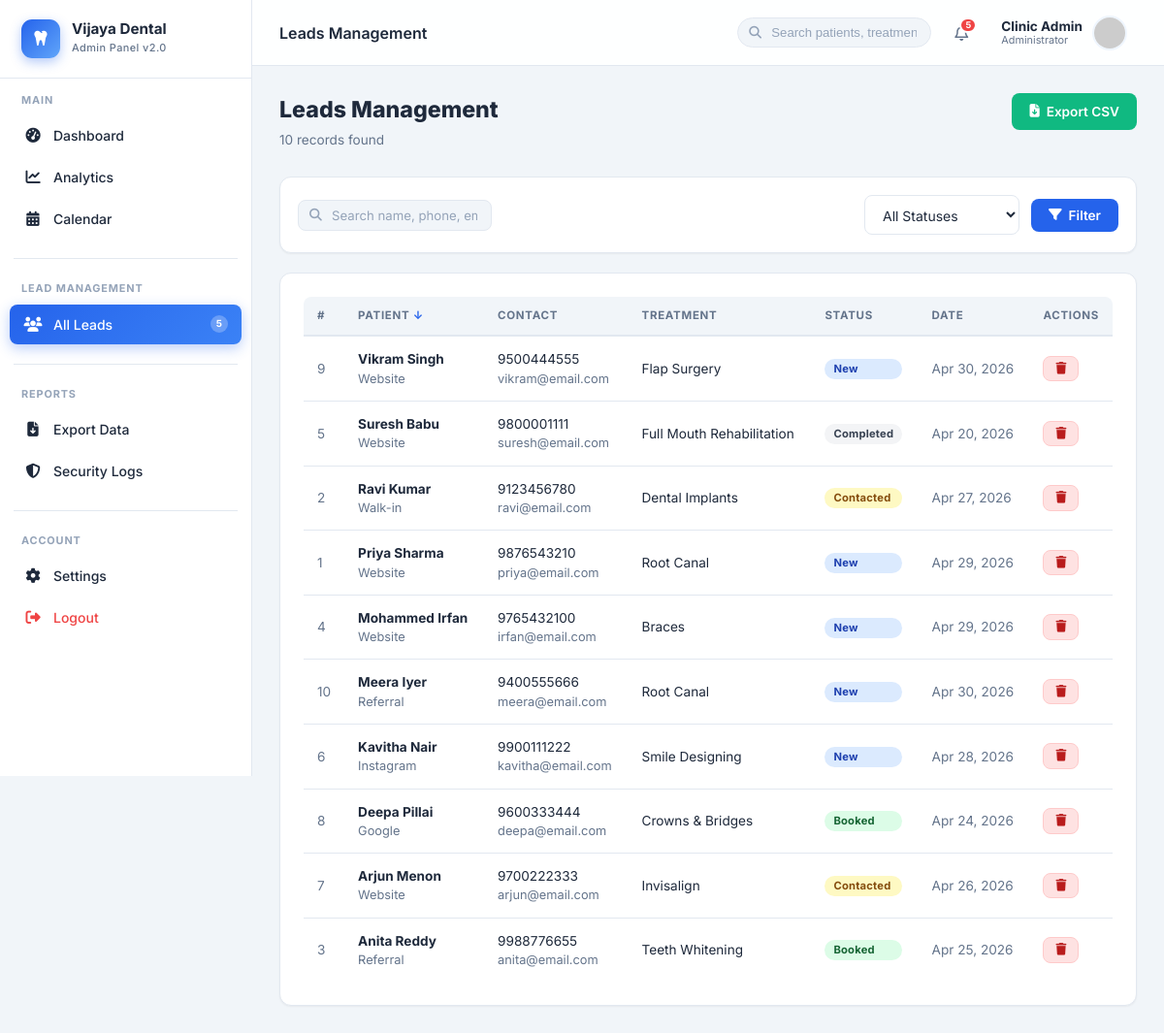
The page /leads.php?sort=name&order=desc (signed in) on the database its author committed.
### tables this page shows
CREATE TABLE IF NOT EXISTS leads (
    id                 INT AUTO_INCREMENT PRIMARY KEY,
    name               VARCHAR(100) NOT NULL,
    email              VARCHAR(100) DEFAULT '',
    phone              VARCHAR(20)  NOT NULL,
    treatment_interest VARCHAR(100) DEFAULT '',
    message            TEXT,
    status             ENUM('New','Contacted','Booked','Completed') DEFAULT 'New',
    source             VARCHAR(50)  DEFAULT 'Website',
    created_at         TIMESTAMP    DEFAULT CURRENT_TIMESTAMP
);

### leads.php (the view, shortened to what this page needs)
<?php
require_once __DIR__ . '/includes/header.php';
require_once __DIR__ . '/includes/sidebar.php';
require_once __DIR__ . '/includes/topbar.php';
$search  = isset($_GET['search'])  ? trim($conn->real_escape_string($_GET['search']))  : '';
$status  = isset($_GET['status'])  ? trim($conn->real_escape_string($_GET['status']))  : '';
$sort    = isset($_GET['sort'])    ? $conn->real_escape_string($_GET['sort'])           : 'created_at';
$order   = (isset($_GET['order']) && $_GET['order']==='asc') ? 'ASC' : 'DESC';
$where  = "WHERE 1=1";
$total_count = (int) $conn->query("SELECT COUNT(*) FROM leads $where")->fetch_row()[0];
$leads_res   = $conn->query("SELECT * FROM leads $where ORDER BY $sort $order");
function sortLink($col, $label, $cur_sort, $cur_order) {
    $next = ($cur_sort===$col && $cur_order==='DESC') ? 'asc' : 'desc';
    $icon = $cur_sort===$col ? ($cur_order==='DESC' ? ' ↓' : ' ↑') : '';
    $qs = http_build_query(array_merge($_GET, ['sort'=>$col,'order'=>$next]));
    return "<a href='leads.php?$qs' style='color:inherit;text-decoration:none;'>$label<span style='color:var(--primary);'>$icon</span></a>";
}
?>
<div class="content-wrapper">
    <div class="page-header">
        <div class="page-header-left">
            <h1 class="page-title">Leads Management</h1>
            <p class="page-subtitle"><?php echo $total_count; ?> records found</p>
        </div>
        <div class="d-flex ai-center gap-8">
            <a href="export.php<?php echo $status ? '?status='.$status : ''; ?>" class="btn btn-success">
                <i class="fas fa-file-arrow-down"></i> Export CSV
            </a>
        </div>
    </div>
    <div class="card" style="margin-bottom:20px;padding:18px;">
        <form method="GET" class="d-flex ai-center flex-wrap gap-8" style="gap:12px;">
            <div class="topbar-search" style="flex:1;min-width:260px;">
                <input type="text" name="search" class="form-control" style="border-radius:8px;"
                       value="<?php echo htmlspecialchars($search); ?>"
                       placeholder="Search name, phone, email, treatment…">
            </div>
            <select name="status" class="form-control" style="width:160px;" onchange="this.form.submit()">
                <option value="">All Statuses</option>
            </select>
            <button type="submit" class="btn btn-primary"><i class="fas fa-filter"></i> Filter</button>
        </form>
    </div>
    <div class="card">
        <div class="table-wrapper">
            <table>
                <thead>
                    <tr>
                        <th style="width:40px;"><?php echo sortLink('id','#',$sort,$order); ?></th>
                        <th><?php echo sortLink('name','Patient',$sort,$order); ?></th>
                        <th>Contact</th>
                        <th><?php echo sortLink('treatment_interest','Treatment',$sort,$order); ?></th>
                        <th><?php echo sortLink('status','Status',$sort,$order); ?></th>
                        <th><?php echo sortLink('created_at','Date',$sort,$order); ?></th>
                        <th style="width:80px;">Actions</th>
                    </tr>
                </thead>
                <tbody>
                    <?php if ($leads_res && $leads_res->num_rows > 0): ?>
                        <?php while ($lead = $leads_res->fetch_assoc()): ?>
                        <tr id="row-<?php echo $lead['id']; ?>">
                            <td class="text-muted"><?php echo $lead['id']; ?></td>
                            <td>
                                <div class="fw-700"><?php echo htmlspecialchars($lead['name']); ?></div>
                                <?php if($lead['source']): ?>
                                    <div class="text-muted text-sm"><?php echo htmlspecialchars($lead['source']); ?></div>
                                <?php endif; ?>
                            </td>
                            <td>
                                <div><?php echo htmlspecialchars($lead['phone']); ?></div>
                                <div class="text-muted text-sm"><?php echo htmlspecialchars($lead['email']); ?></div>
                            </td>
                            <td><?php echo htmlspecialchars($lead['treatment_interest'] ?: '—'); ?></td>
                            <td>
                                <select class="badge badge-<?php echo strtolower($lead['status']); ?>"
                                        id="status-<?php echo $lead['id']; ?>"
                                        onchange="updateStatus(<?php echo $lead['id']; ?>, this.value)"
                                        style="border:none;outline:none;cursor:pointer;font-family:inherit;font-weight:700;font-size:0.7rem;appearance:none;-webkit-appearance:none;">
                                    <?php foreach(['New','Contacted','Booked','Completed'] as $s): ?>
                                        <option value="<?php echo $s; ?>" <?php echo $lead['status']===$s?'selected':''; ?>><?php echo $s; ?></option>
                                    <?php endforeach; ?>
                                </select>
                            </td>
                            <td class="text-muted"><?php echo date('M j, Y', strtotime($lead['created_at'])); ?></td>
                            <td>
                                <button onclick="deleteLead(<?php echo $lead['id']; ?>)" class="btn btn-danger btn-sm" title="Delete">
                                    <i class="fas fa-trash"></i>
                                </button>
                            </td>
                        </tr>
                        <?php endwhile; ?>
                    <?php endif; ?>
                </tbody>
            </table>
        </div>
    </div>
</div>
<?php require_once __DIR__ . '/includes/footer.php'; ?>

### assets/css/style.css (style rules this page uses)
:root { --primary: #2563eb; --primary-dark: #1d4ed8; --primary-light: #eff6ff; --primary-ring: rgba(37, 99, 235, 0.15); --secondary: #10b981; --secondary-dark:#059669; --accent: #f59e0b; --danger: #ef4444; --text-main: #1e293b; --text-muted: #64748b; --text-light: #94a3b8; --bg-main: #f1f5f9; --bg-card: #ffffff; --border: #e2e8f0; --sidebar-w: 260px; --topbar-h: 68px; --shadow-xs: 0 1px 2px rgba(0,0,0,.05); --shadow-sm: 0 2px 8px rgba(0,0,0,.07); --shadow-md: 0 8px 24px rgba(0,0,0,.08); --shadow-lg: 0 16px 48px rgba(0,0,0,.12); --radius-sm: 8px; --radius: 12px; --radius-lg: 16px; --transition: all 0.22s ease; }
*, *::before, *::after { box-sizing: border-box; margin: 0; padding: 0; }
html { scroll-behavior: smooth; }
body { font-family: 'Inter', system-ui, -apple-system, sans-serif; background: var(--bg-main); color: var(--text-main); overflow-x: hidden; font-size: 14px; line-height: 1.5; }
a { text-decoration: none; color: inherit; }
button { font-family: inherit; }
.topbar-search { position: relative; }
.topbar-search input { background: var(--bg-main); border: 1.5px solid var(--border); border-radius: 20px; padding: 7px 14px 7px 34px; font-size: 0.825rem; outline: none; width: 200px; color: var(--text-main); transition: var(--transition); }
.topbar-search input::placeholder { color: var(--text-light); }
.content-wrapper { padding: 28px; animation: fadeUp 0.38s ease; }
.page-header { margin-bottom: 28px; display: flex; align-items: flex-start; justify-content: space-between; gap: 16px; flex-wrap: wrap; }
.page-header-left .page-title { font-size: 1.45rem; font-weight: 800; color: var(--text-main); }
.page-header-left .page-subtitle { font-size: 0.85rem; color: var(--text-muted); margin-top: 3px; }
.card { background: var(--bg-card); border-radius: var(--radius); box-shadow: var(--shadow-xs); border: 1px solid var(--border); padding: 24px; }
.table-wrapper { overflow-x: auto; border-radius: var(--radius-sm); }
table { width: 100%; border-collapse: collapse; font-size: 0.85rem; }
thead th { text-align: left; padding: 11px 14px; background: var(--bg-main); color: var(--text-muted); font-weight: 700; font-size: 0.72rem; text-transform: uppercase; letter-spacing: 0.06em; border-bottom: 2px solid var(--border); white-space: nowrap; }
tbody td { padding: 13px 14px; border-bottom: 1px solid var(--border); vertical-align: middle; transition: background 0.15s; }
tbody tr:last-child td { border-bottom: none; }
.badge { display: inline-flex; align-items: center; padding: 3px 9px; border-radius: 20px; font-size: 0.7rem; font-weight: 700; letter-spacing: 0.02em; white-space: nowrap; }
.badge-new { background: #dbeafe; color: #1e40af; }
.badge-contacted { background: #fef9c3; color: #854d0e; }
.badge-booked { background: #dcfce7; color: #166534; }
.badge-completed { background: #f3f4f6; color: #374151; }
.form-control { width: 100%; padding: 10px 14px; border: 1.5px solid var(--border); border-radius: var(--radius-sm); font-size: 0.875rem; color: var(--text-main); background: #fff; outline: none; transition: var(--transition); font-family: inherit; }
.form-control::placeholder { color: var(--text-light); }
select.form-control { cursor: pointer; }
.btn { display: inline-flex; align-items: center; justify-content: center; gap: 7px; padding: 9px 18px; border-radius: var(--radius-sm); font-weight: 600; font-size: 0.85rem; cursor: pointer; border: none; transition: var(--transition); white-space: nowrap; text-decoration: none; font-family: inherit; }
.btn-primary { background: var(--primary); color: #fff; }
.btn-success { background: var(--secondary); color: #fff; }
.btn-danger { background: #fee2e2; color: #b91c1c; border: 1.5px solid #fecaca; }
.btn-sm { padding: 6px 12px; font-size: 0.78rem; }
.text-muted { color: var(--text-muted); }
.text-sm { font-size: 0.8rem; }
.fw-700 { font-weight: 700; }
.gap-8 { gap: 8px; }
.d-flex { display: flex; }
.ai-center { align-items: center; }
.flex-wrap { flex-wrap: wrap; }

### rows shown on the page
leads: id "9", name "Vikram Singh", source "Website", phone "9500444555", email "vikram@email.com", treatment_interest "Flap Surgery", status+id "New", created_at "Apr 30, 2026"
leads: id "5", name "Suresh Babu", source "Website", phone "9800001111", email "suresh@email.com", treatment_interest "Full Mouth Rehabilitation", status+id "Completed", created_at "Apr 20, 2026"
leads: id "2", name "Ravi Kumar", source "Walk-in", phone "9123456780", email "ravi@email.com", treatment_interest "Dental Implants", status+id "Contacted", created_at "Apr 27, 2026"
leads: id "1", name "Priya Sharma", source "Website", phone "9876543210", email "priya@email.com", treatment_interest "Root Canal", status+id "New", created_at "Apr 29, 2026"
leads: id "4", name "Mohammed Irfan", source "Website", phone "9765432100", email "irfan@email.com", treatment_interest "Braces", status+id "New", created_at "Apr 29, 2026"
leads: id "10", name "Meera Iyer", source "Referral", phone "9400555666", email "meera@email.com", treatment_interest "Root Canal", status+id "New", created_at "Apr 30, 2026"
leads: id "6", name "Kavitha Nair", source "Instagram", phone "9900111222", email "kavitha@email.com", treatment_interest "Smile Designing", status+id "New", created_at "Apr 28, 2026"
leads: id "8", name "Deepa Pillai", source "Google", phone "9600333444", email "deepa@email.com", treatment_interest "Crowns & Bridges", status+id "Booked", created_at "Apr 24, 2026"
leads: id "7", name "Arjun Menon", source "Website", phone "9700222333", email "arjun@email.com", treatment_interest "Invisalign", status+id "Contacted", created_at "Apr 26, 2026"
leads: id "3", name "Anita Reddy", source "Referral", phone "9988776655", email "anita@email.com", treatment_interest "Teeth Whitening", status+id "Booked", created_at "Apr 25, 2026"

### other values the page prints
$new_leads_count "5"
$pageTitle "Leads Management"
$_SESSION['admin_name'] "Clinic Admin"
$total_count "10"
$label "# PATIENT TREATMENT STATUS DATE"
$icon "↓"
